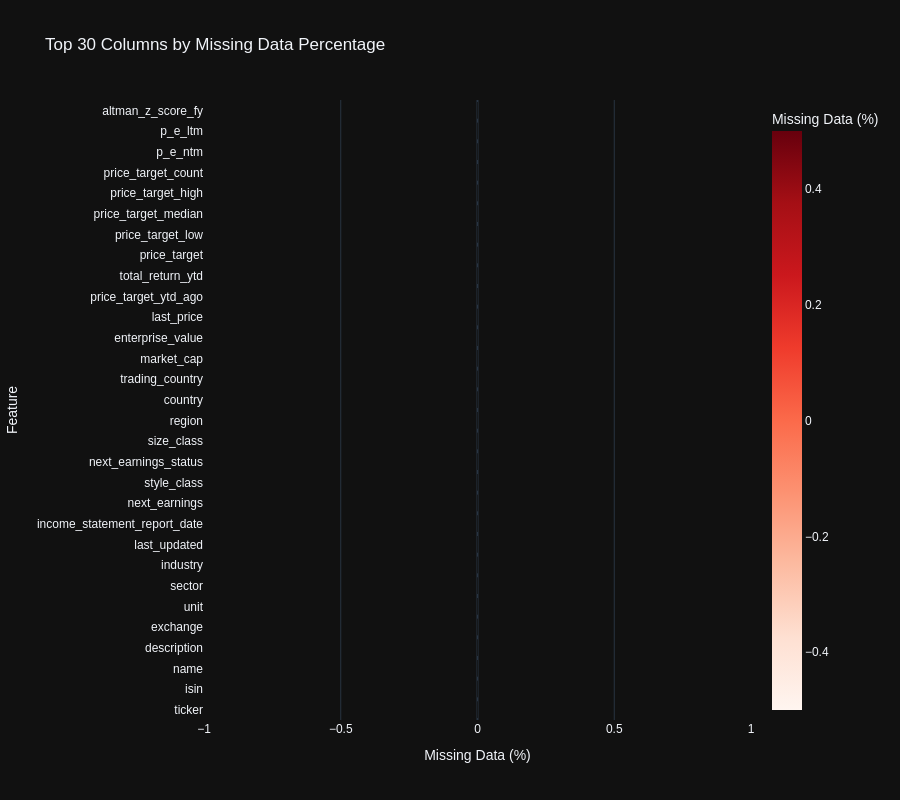
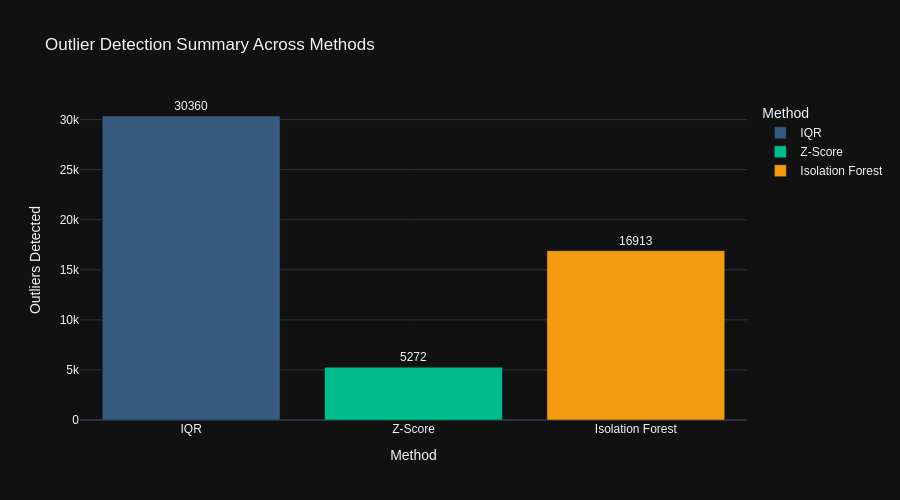
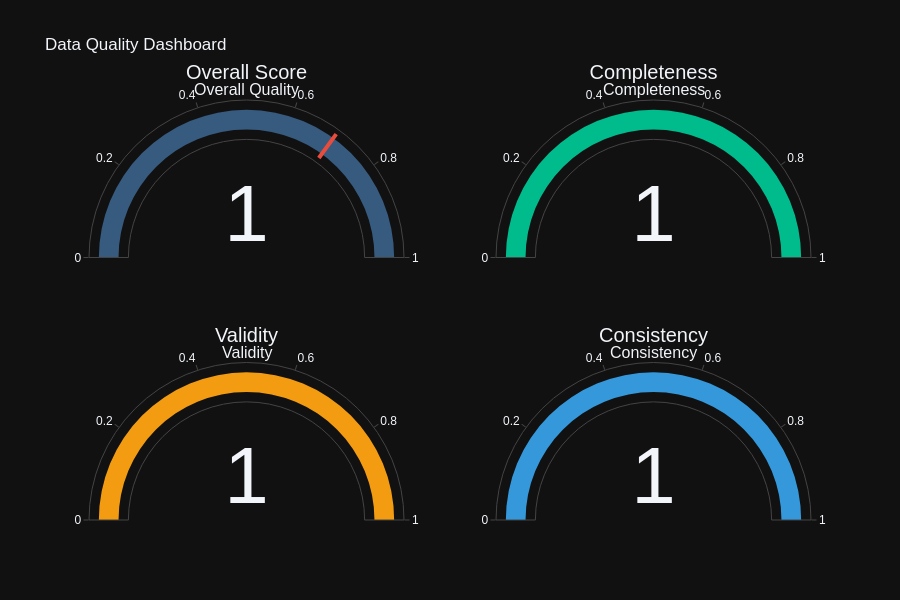

The cell these charts' notebook holds for them, in order:
### Code cell
# 📊 Interactive Data Quality Visualizations
print("\n📊 Creating Interactive Data Quality Visualizations...")

# Note: Output directories already created at initialization (all Phase 9.1-9.8 subdirectories)

# 1. Missing Value Heatmap (Interactive Plotly)
missing_pct = (all_stocks_preprocessed.isnull().sum() / len(all_stocks_preprocessed) * 100).sort_values(ascending=False)
missing_df = pd.DataFrame({
    'Column': missing_pct.index,
    'Missing %': missing_pct.values
}).head(30)

fig_missing = px.bar(
    missing_df,
    x='Missing %',
    y='Column',
    orientation='h',
    title='Top 30 Columns by Missing Data Percentage',
    labels={'Missing %': 'Missing Data (%)', 'Column': 'Feature'},
    color='Missing %',
    color_continuous_scale='Reds',
    height=800,
    template='plotly_dark'
)
fig_missing.update_layout(yaxis={'categoryorder': 'total ascending'}, font_family="Arial")
fig_missing.show()

# Save as HTML for interactive viewing
fig_missing.write_html(OUTPUT_DIR / "eda" / "missing_values_heatmap.html")
print(f"✓ Saved: {OUTPUT_DIR / 'eda' / 'missing_values_heatmap.html'}")

# 2. Outlier Detection Summary (Interactive Bar Chart)
outlier_summary = pd.DataFrame({
    'Method': ['IQR', 'Z-Score', 'Isolation Forest'],
    'Outliers Detected': [total_iqr, total_zscore, total_iforest],
    'Columns Analyzed': [len(outliers_iqr), len(outliers_zscore), len(outliers_iforest)]
})

fig_outliers = px.bar(
    outlier_summary,
    x='Method',
    y='Outliers Detected',
    title='Outlier Detection Summary Across Methods',
    color='Method',
    text='Outliers Detected',
    height=500,
    template='plotly_dark',
    color_discrete_sequence=['#375a7f', '#00bc8c', '#f39c12']
)
fig_outliers.update_traces(texttemplate='%{text}', textposition='outside')
fig_outliers.update_layout(font_family="Arial")
fig_outliers.show()
fig_outliers.write_html(OUTPUT_DIR / "eda" / "outlier_detection_summary.html")
print(f"✓ Saved: {OUTPUT_DIR / 'eda' / 'outlier_detection_summary.html'}")

# 3. Data Quality Score Dashboard (Gauge Charts)
fig_quality = make_subplots(
    rows=2, cols=2,
    specs=[[{'type': 'indicator'}, {'type': 'indicator'}],
           [{'type': 'indicator'}, {'type': 'indicator'}]],
    subplot_titles=('Overall Quality', 'Completeness', 'Validity', 'Consistency')
)

fig_quality.add_trace(go.Indicator(
    mode="gauge+number",
    value=quality_report.overall_score,
    title={'text': "Overall Score"},
    gauge={'axis': {'range': [0, 1]},
           'bar': {'color': "#375a7f"},
           'threshold': {'line': {'color': "#e74c3c", 'width': 4}, 'thickness': 0.75, 'value': 0.7}}
), row=1, col=1)

fig_quality.add_trace(go.Indicator(
    mode="gauge+number",
    value=quality_report.completeness_score,
    title={'text': "Completeness"},
    gauge={'axis': {'range': [0, 1]}, 'bar': {'color': "#00bc8c"}}
), row=1, col=2)

fig_quality.add_trace(go.Indicator(
    mode="gauge+number",
    value=quality_report.validity_score,
    title={'text': "Validity"},
    gauge={'axis': {'range': [0, 1]}, 'bar': {'color': "#f39c12"}}
), row=2, col=1)

fig_quality.add_trace(go.Indicator(
    mode="gauge+number",
    value=quality_report.consistency_score,
    title={'text': "Consistency"},
    gauge={'axis': {'range': [0, 1]}, 'bar': {'color': "#3498db"}}
), row=2, col=2)

fig_quality.update_layout(
    title_text="Data Quality Dashboard",
    height=600,
    showlegend=False,
    template='plotly_dark',
    font_family="Arial"
)
fig_quality.show()
fig_quality.write_html(OUTPUT_DIR / "eda" / "data_quality_dashboard.html")
print(f"✓ Saved: {OUTPUT_DIR / 'eda' / 'data_quality_dashboard.html'}")

print(f"\n✅ Section 2 Interactive Visualizations Complete")
# Optionally, print the actual issues
if quality_report.issues:
    print(f"  Issue details:")
    for issue in quality_report.issues[:5]:  # Show first 5 issues
        print(f"    - {issue}")
    if len(quality_report.issues) > 5:
        print(f"    ... and {len(quality_report.issues) - 5} more issues")

### Figure 1 — Plotly figure (JSON) as saved in the notebook; plotly's stock layout.template omitted (floating-point values rounded to 4 significant figures)
{"data": [{"hovertemplate": "Missing Data (%)=%{marker.color}<br>Feature=%{y}<extra></extra>", "legendgroup": "", "marker": {"color": [0.0, 0.0, 0.0, 0.0, 0.0, 0.0, 0.0, 0.0, 0.0, 0.0, 0.0, 0.0, 0.0, 0.0, 0.0, 0.0, 0.0, 0.0, 0.0, 0.0, 0.0, 0.0, 0.0, 0.0, 0.0, 0.0, 0.0, 0.0, 0.0, 0.0], "coloraxis": "coloraxis", "pattern": {"shape": ""}}, "name": "", "orientation": "h", "showlegend": false, "textposition": "auto", "x": [0.0, 0.0, 0.0, 0.0, 0.0, 0.0, 0.0, 0.0, 0.0, 0.0, 0.0, 0.0, 0.0, 0.0, 0.0, 0.0, 0.0, 0.0, 0.0, 0.0, 0.0, 0.0, 0.0, 0.0, 0.0, 0.0, 0.0, 0.0, 0.0, 0.0], "xaxis": "x", "y": ["ticker", "isin", "name", "description", "exchange", "unit", "sector", "industry", "last_updated", "income_statement_report_date", "next_earnings", "style_class", "next_earnings_status", "size_class", "region", "country", "trading_country", "market_cap", "enterprise_value", "last_price", "price_target_ytd_ago", "total_return_ytd", "price_target", "price_target_low", "price_target_median", "price_target_high", "price_target_count", "p_e_ntm", "p_e_ltm", "altman_z_score_fy"], "yaxis": "y", "type": "bar"}], "layout": {"xaxis": {"anchor": "y", "domain": [0.0, 1.0], "title": {"text": "Missing Data (%)"}}, "yaxis": {"anchor": "x", "domain": [0.0, 1.0], "title": {"text": "Feature"}, "categoryorder": "total ascending"}, "coloraxis": {"colorbar": {"title": {"text": "Missing Data (%)"}}, "colorscale": [[0.0, "rgb(255,245,240)"], [0.125, "rgb(254,224,210)"], [0.25, "rgb(252,187,161)"], [0.375, "rgb(252,146,114)"], [0.5, "rgb(251,106,74)"], [0.625, "rgb(239,59,44)"], [0.75, "rgb(203,24,29)"], [0.875, "rgb(165,15,21)"], [1.0, "rgb(103,0,13)"]]}, "legend": {"tracegroupgap": 0}, "title": {"text": "Top 30 Columns by Missing Data Percentage"}, "barmode": "relative", "height": 800, "font": {"family": "Arial"}}}

### Figure 2 — Plotly figure (JSON) as saved in the notebook; plotly's stock layout.template omitted (floating-point values rounded to 4 significant figures)
{"data": [{"hovertemplate": "Method=%{x}<br>Outliers Detected=%{text}<extra></extra>", "legendgroup": "IQR", "marker": {"color": "#375a7f", "pattern": {"shape": ""}}, "name": "IQR", "orientation": "v", "showlegend": true, "text": [30360.0], "textposition": "outside", "x": ["IQR"], "xaxis": "x", "y": [30360], "yaxis": "y", "type": "bar", "texttemplate": "%{text}"}, {"hovertemplate": "Method=%{x}<br>Outliers Detected=%{text}<extra></extra>", "legendgroup": "Z-Score", "marker": {"color": "#00bc8c", "pattern": {"shape": ""}}, "name": "Z-Score", "orientation": "v", "showlegend": true, "text": [5272.0], "textposition": "outside", "x": ["Z-Score"], "xaxis": "x", "y": [5272], "yaxis": "y", "type": "bar", "texttemplate": "%{text}"}, {"hovertemplate": "Method=%{x}<br>Outliers Detected=%{text}<extra></extra>", "legendgroup": "Isolation Forest", "marker": {"color": "#f39c12", "pattern": {"shape": ""}}, "name": "Isolation Forest", "orientation": "v", "showlegend": true, "text": [16910.0], "textposition": "outside", "x": ["Isolation Forest"], "xaxis": "x", "y": [16913], "yaxis": "y", "type": "bar", "texttemplate": "%{text}"}], "layout": {"xaxis": {"anchor": "y", "domain": [0.0, 1.0], "title": {"text": "Method"}, "categoryorder": "array", "categoryarray": ["IQR", "Z-Score", "Isolation Forest"]}, "yaxis": {"anchor": "x", "domain": [0.0, 1.0], "title": {"text": "Outliers Detected"}}, "legend": {"title": {"text": "Method"}, "tracegroupgap": 0}, "title": {"text": "Outlier Detection Summary Across Methods"}, "barmode": "relative", "height": 500, "font": {"family": "Arial"}}}

### Figure 3 — Plotly figure (JSON) as saved in the notebook; plotly's stock layout.template omitted (floating-point values rounded to 4 significant figures)
{"data": [{"gauge": {"axis": {"range": [0, 1]}, "bar": {"color": "#375a7f"}, "threshold": {"line": {"color": "#e74c3c", "width": 4}, "thickness": 0.75, "value": 0.7}}, "mode": "gauge+number", "title": {"text": "Overall Score"}, "value": 1.0, "type": "indicator", "domain": {"x": [0.0, 0.45], "y": [0.625, 1.0]}}, {"gauge": {"axis": {"range": [0, 1]}, "bar": {"color": "#00bc8c"}}, "mode": "gauge+number", "title": {"text": "Completeness"}, "value": 1.0, "type": "indicator", "domain": {"x": [0.55, 1.0], "y": [0.625, 1.0]}}, {"gauge": {"axis": {"range": [0, 1]}, "bar": {"color": "#f39c12"}}, "mode": "gauge+number", "title": {"text": "Validity"}, "value": 1.0, "type": "indicator", "domain": {"x": [0.0, 0.45], "y": [0.0, 0.375]}}, {"gauge": {"axis": {"range": [0, 1]}, "bar": {"color": "#3498db"}}, "mode": "gauge+number", "title": {"text": "Consistency"}, "value": 1.0, "type": "indicator", "domain": {"x": [0.55, 1.0], "y": [0.0, 0.375]}}], "layout": {"annotations": [{"font": {"size": 16}, "showarrow": false, "text": "Overall Quality", "x": 0.225, "xanchor": "center", "xref": "paper", "y": 1.0, "yanchor": "bottom", "yref": "paper"}, {"font": {"size": 16}, "showarrow": false, "text": "Completeness", "x": 0.775, "xanchor": "center", "xref": "paper", "y": 1.0, "yanchor": "bottom", "yref": "paper"}, {"font": {"size": 16}, "showarrow": false, "text": "Validity", "x": 0.225, "xanchor": "center", "xref": "paper", "y": 0.375, "yanchor": "bottom", "yref": "paper"}, {"font": {"size": 16}, "showarrow": false, "text": "Consistency", "x": 0.775, "xanchor": "center", "xref": "paper", "y": 0.375, "yanchor": "bottom", "yref": "paper"}], "title": {"text": "Data Quality Dashboard"}, "font": {"family": "Arial"}, "height": 600, "showlegend": false}}
